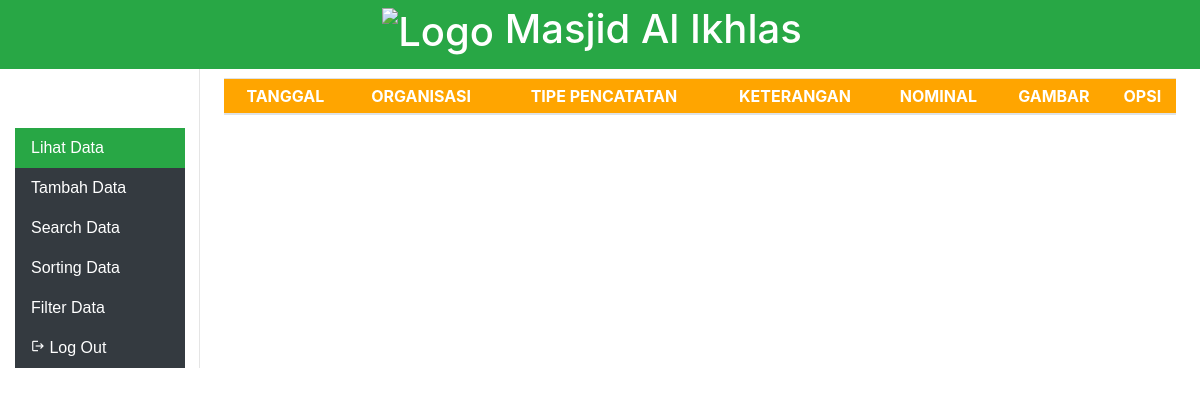
Before: / with the older database file.
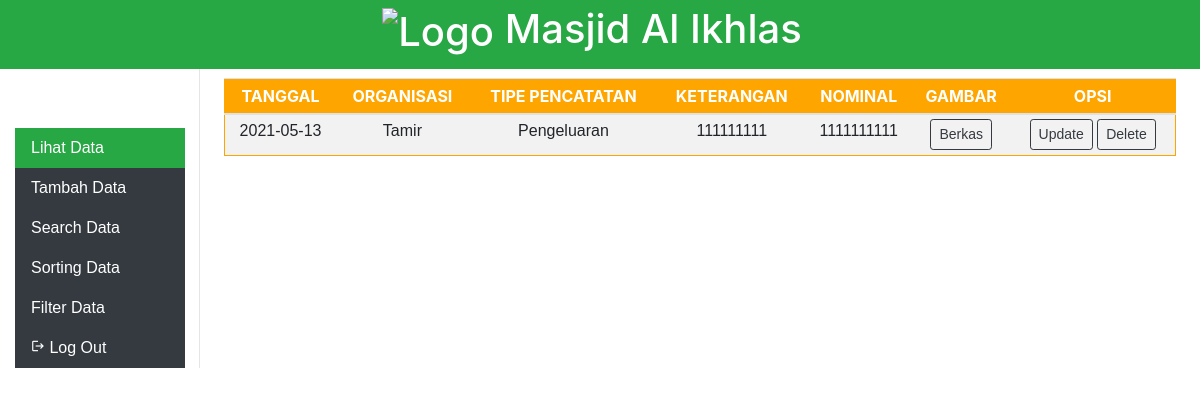
After: the same page with the newer database file.
### tables this page shows
CREATE TABLE `keuangan` (
  `id_keuangan` varchar(30) NOT NULL,
  `id_admin` varchar(30) NOT NULL,
  `tipe_organisasi` varchar(30) NOT NULL,
  `tipe_pencatatan` varchar(30) NOT NULL,
  `tanggal` date NOT NULL,
  `keterangan` varchar(255) NOT NULL,
  `nominal` varchar(30) NOT NULL,
  `berkas_image` varchar(255) NOT NULL
);

### function.php (called while the page is built, shortened)
<?php
	function connection() {
	    $dbServer = 'localhost';
	    $dbUser = 'root';
	    $dbPass = '';
	    $dbName = "masjid";
	    $conn = mysqli_connect($dbServer, $dbUser, $dbPass, $dbName);
        mysqli_select_db($conn,$dbName);
        return $conn;
	}
?>

### index.php (the view, shortened to what this page needs)
<?php
  include ('function.php');
?>
<!DOCTYPE HTML>
<html>
    <head>
        <link href="assets/css/style.css" rel="stylesheet">
        <link href="assets/css/bootstrap.min.css" rel="stylesheet">
    </head>
    <body>
    <nav class="navbar navbar-dark fixed-top bg-success justify-content-center p-0">
      <a class="navbar-brand" href="#">
        <h1><img src="assets/img/logoMasjid.png" alt="Logo" style="width:40px;">  Masjid Al Ikhlas</h1>
      </a>
    </nav>
    <div class="container-fluid">
      <div class="row">
        <nav class="col-md-2 bg-transparent sidebar">
          <div class="sidebar-sticky">
            <ul class="nav flex-column" style="margin-top:60px;">
                <li class="nav-item">
                    <a class="nav-link btn-outline-success active" href="<?php echo "index.php"; ?>">Lihat Data</a>
                </li>
                <li class="nav-item">
                    <a class="nav-link btn-outline-dark active" href="<?php echo "form.php"; ?>">Tambah Data</a>
                </li>
                <li class="nav-item">
                    <a class="nav-link btn-outline-dark active" href="<?php echo "search.php"; ?>">Search Data</a>
                </li>
                <li class="nav-item">
                    <a class="nav-link btn-outline-dark active" href="<?php echo "sorting.php"; ?>">Sorting Data</a>
                </li>
                <li class="nav-item">
                    <a class="nav-link btn-outline-dark active" href="<?php echo "filter.php"; ?>">Filter Data</a>
                </li>
                <li class="nav-item">
                    <a class="nav-link btn-outline-dark active" href="<?php echo "logout.php"; ?>"><span class="material-icons" style="font-size: 14px;">logout</span> Log Out</a>
                </li>
            </ul>
          </div>
        </nav>
        <main role="main" class="col-md-9 ml-sm-auto col-lg-10 px-4">
          <div class="table-responsive">
            <table class="table table-striped table-sm">
              <thead>
                <tr>
                  <th>TANGGAL</th>
                  <th>ORGANISASI</th>
                  <th>TIPE PENCATATAN</th>
                  <th>KETERANGAN</th>
                  <th>NOMINAL</th>
                  <th>GAMBAR</th>
                  <th>OPSI</th>
                </tr>
              </thead>
              <tbody>
                <?php
                  $query = "SELECT * FROM keuangan";
                  $result = mysqli_query(connection(),$query);
                 ?>
                 <?php while($data = mysqli_fetch_array($result)): ?>
                  <tr>
                    <td><?php echo $data['tanggal'];  ?></td>
                    <td><?php echo $data['tipe_organisasi'];  ?></td>
                    <td><?php echo $data['tipe_pencatatan'];  ?></td>
                    <td><?php echo $data['keterangan'];  ?></td>
                    <td><?php echo $data['nominal'];  ?></td>
                    <td>
                      <a href="<?php echo "berkas.php?id_keuangan=".$data['id_keuangan']; ?>" class="btn navbar-dark btn-outline-dark btn-sm"> Berkas</a>
                    </td>
                    <td>
                      <a href="<?php echo "update.php?id_keuangan=".$data['id_keuangan']; ?>" class="btn navbar-dark btn-outline-dark btn-sm"> Update</a>
                      <a href="<?php echo "delete.php?id_keuangan=".$data['id_keuangan']; ?>" class="btn navbar-dark btn-outline-dark btn-sm"> Delete</a>
                    </td>
                  </tr>
                 <?php endwhile ?>
              </tbody>
            </table>
          </div>
        </main>
      </div>
    </div>
    </body>
</html>

### assets/css/style.css (style rules this page uses)
body { height: 100%; font-family: sans-serif; padding-top: 20px; padding-bottom: 20px; }
.sidebar { position: fixed; z-index: 100; padding: 48px 0 0; box-shadow: inset -1px 0 0 rgba(0, 0, 0, .1); }
.sidebar-sticky { position: relative; overflow-x: hidden; overflow-y: auto; }
.sidebar-sticky ul li { font-family: sans-serif; }
.table-responsive tr td { font-family: sans-serif; }
[role="main"] { padding-top: 50px; }
table { border-collapse: collapse; border-spacing: 0; width: 100%; border: 1px solid #FFA500; }
table tr th { text-align: center;; }
th, td { text-align: center; padding: 16px; }
th { background-color:#FFA500; color: white; text-align: center; }

Changed rows visible on the page:
added keuangan: tanggal "2021-05-13", tipe_organisasi "Tamir", tipe_pencatatan "Pengeluaran", keterangan "111111111", nominal "1111111111"
